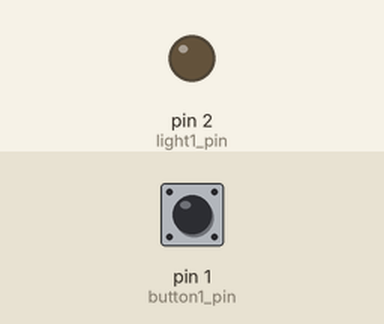
A sketch run on a simulated Arduino Uno, built with avr-gcc and run on an emulated ATmega328P. Parts: output pins drawn as LEDs (lit = HIGH). The inputs (shaded band) are chosen by the test bench; at power-on: pin 1 (button1_pin) HIGH.

Above: at 1.2 s.
1.3 s: pin 1 (button1_pin) pulled LOW for 0.15 s
At 2.0 s:
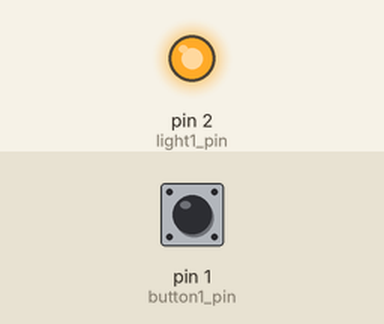
2.9 s: pin 1 (button1_pin) pulled LOW for 1 s
At 4.4 s:
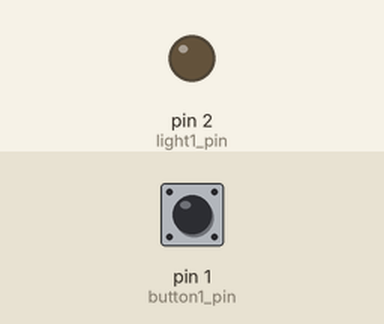
5.4 s: pin 1 (button1_pin) pulled LOW for 3.2 s
At 9.2 s:
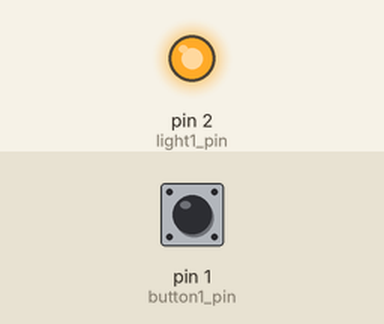
Timing chart, 0 to 10.7 s (numbered marks = the images above; inputs shaded):
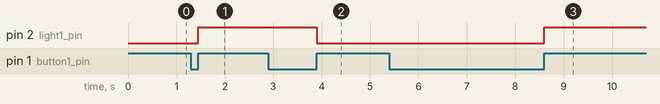

Measured:
- after the input at 1.3 s, pin 2 (light1_pin): LOW → HIGH after 0.15 s
- after the input at 2.9 s, pin 2 (light1_pin): HIGH → LOW after 1.0 s
- after the input at 5.4 s, pin 2 (light1_pin): LOW → HIGH after 3.2 s

The sketch:

buttons_01.ino
```cpp
  #define button1_pin 1
#define light1_pin 2

int button1_pressed = false;
int light1 = 0;

void setup(){
  pinMode(button1_pin, INPUT_PULLUP);
  pinMode(light1_pin, OUTPUT);
}

void loop(){
  /*
  if(digitalRead(button1_pin) == 0){
    digitalWrite(light1_pin, HIGH);
  }else{
    digitalWrite(light1_pin, LOW);
  }*/


  if((digitalRead(button1_pin) == 0) && (button1_pressed == false)){
    button1_pressed = true;
  }
  if((digitalRead(button1_pin) == 1) && (button1_pressed == true)){
    button1_pressed = false;
    changeLight();
  }

}


void changeLight(){
  if(light1 == 1){
    light1 = 0;
    digitalWrite(light1_pin, LOW);
  }else{
    light1 = 1;
    digitalWrite(light1_pin, HIGH);
  }
}
```
